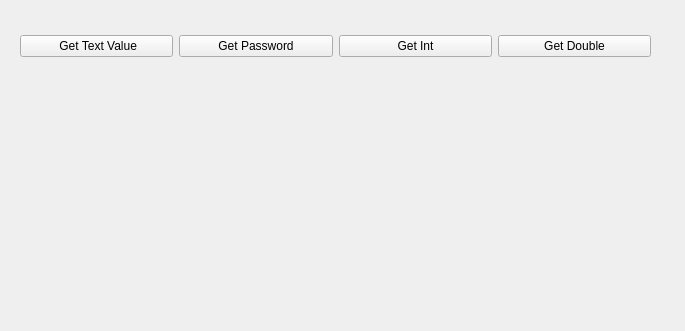
<?xml version="1.0" encoding="UTF-8"?>
<ui version="4.0">
 <class>MainWindow</class>
 <widget class="QMainWindow" name="MainWindow">
  <property name="geometry">
   <rect>
    <x>0</x>
    <y>0</y>
    <width>685</width>
    <height>331</height>
   </rect>
  </property>
  <property name="windowTitle">
   <string>MainWindow</string>
  </property>
  <widget class="QWidget" name="centralwidget">
   <widget class="QWidget" name="">
    <property name="geometry">
     <rect>
      <x>20</x>
      <y>30</y>
      <width>631</width>
      <height>32</height>
     </rect>
    </property>
    <layout class="QHBoxLayout" name="horizontalLayout">
     <item>
      <widget class="QPushButton" name="pushButton">
       <property name="text">
        <string> Get Text Value</string>
       </property>
      </widget>
     </item>
     <item>
      <widget class="QPushButton" name="pushButton_2">
       <property name="text">
        <string>Get Password</string>
       </property>
      </widget>
     </item>
     <item>
      <widget class="QPushButton" name="pushButton_3">
       <property name="text">
        <string>Get Int</string>
       </property>
      </widget>
     </item>
     <item>
      <widget class="QPushButton" name="pushButton_4">
       <property name="text">
        <string>Get Double</string>
       </property>
      </widget>
     </item>
    </layout>
   </widget>
  </widget>
 </widget>
 <resources/>
 <connections/>
</ui>
